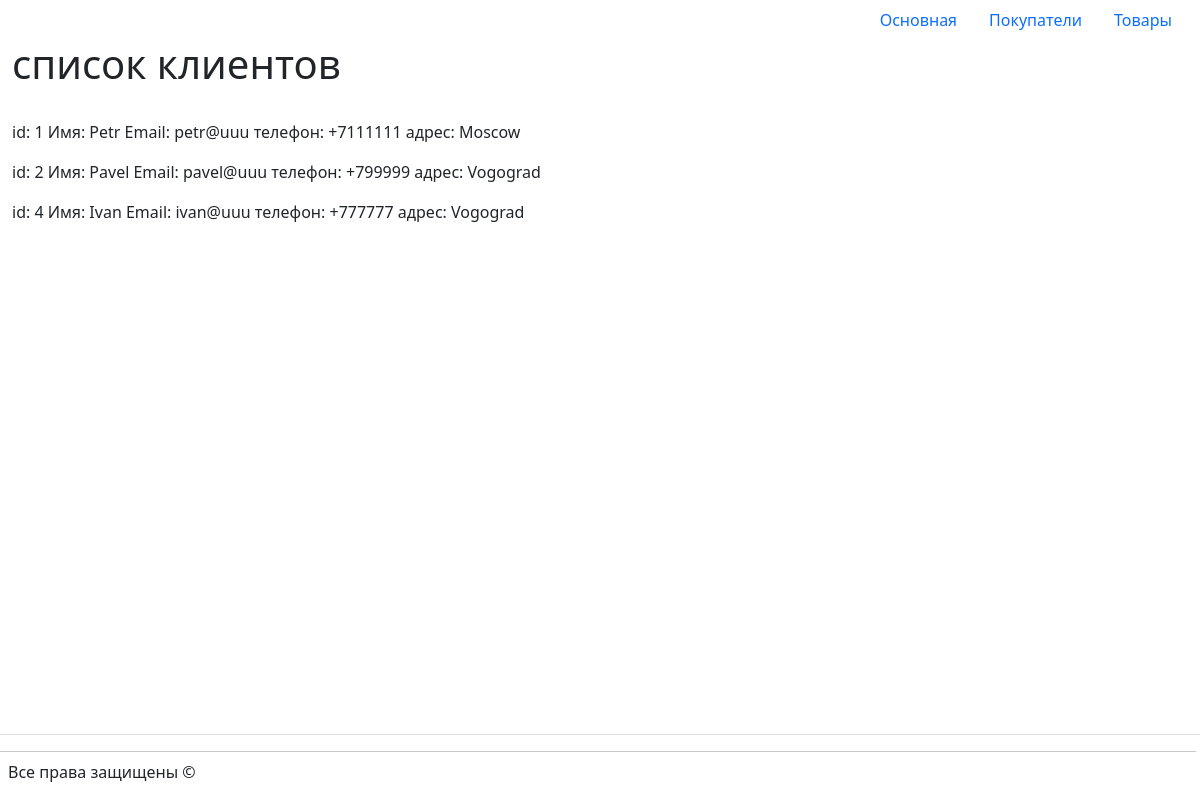
/users/, run on the app's committed database.
### marketapp/models.py (models this page shows, shortened)
class User(models.Model):
    name = models.CharField(max_length=100)
    email = models.EmailField()
    phone = models.CharField(max_length=20)
    address = models.CharField(max_length=100)
    register_date = models.DateField(auto_now_add=True)

### marketapp/views.py (the view)
# urls.py: path('users/', views.users, name='users'),                           # вывод всех клиентов
def users(request):
    users = User.objects.all()
    logger.info(f'Страница "Список клиентов" успешно открыта')
    return render(request, 'marketapp/users.html', {'users': users})

### marketapp/templates/marketapp/users.html (shortened to what this page needs)
{% extends 'marketapp/base.html' %}
{% block content %}
<h1>список клиентов</h1> <br>
{% for user in users %}
    <p>id: {{ user.id }}    Имя: {{ user.name }} Email: {{ user.email }} телефон: {{ user.phone }} адрес: {{ user.address}}</p>
{%  endfor %}
{% endblock %}

### data on the page
User: id "1", name "Petr", email "petr@uuu", phone "+7111111", address "Moscow"
User: id "2", name "Pavel", email "pavel@uuu", phone "+799999", address "Vogograd"
User: id "4", name "Ivan", email "ivan@uuu", phone "+777777", address "Vogograd"
